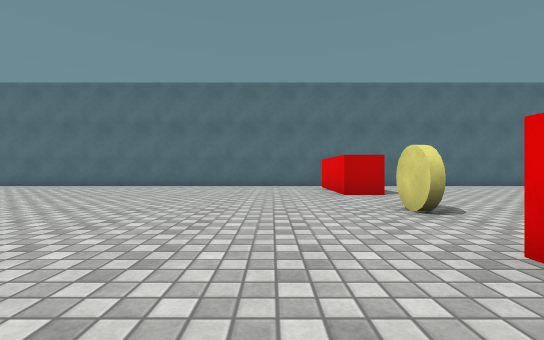
View 1 (above)

16 first-person views from a walk through a scene from a Unity 3-D project. The camera is 0.62 m above the floor, looks level and sees 90° across. The floor is counted in squares, 1 m on a side. Each view is taken from the middle of a square. On the plan, view 1 faces up. The plan holds only what a view shows up to about 9 squares ahead; the rest is blank. The place goes on beyond the plan. The player character is not drawn. Surface patterns are stand-ins for the level's own textures.

View 2
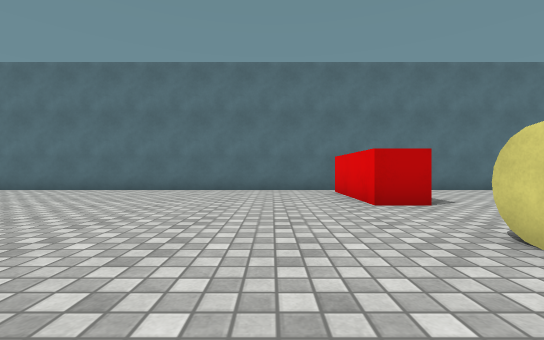

View 3
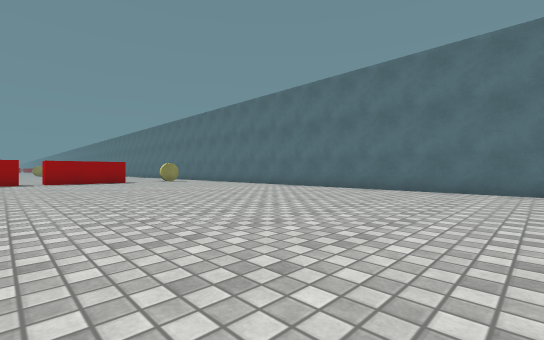

View 4
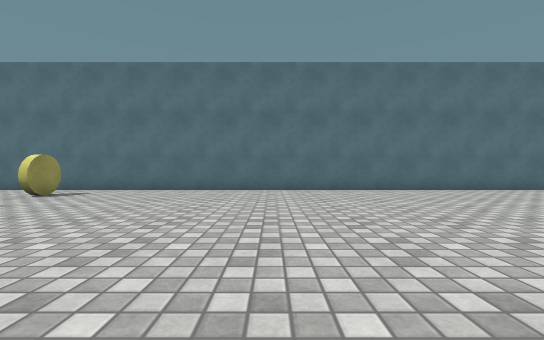

View 5
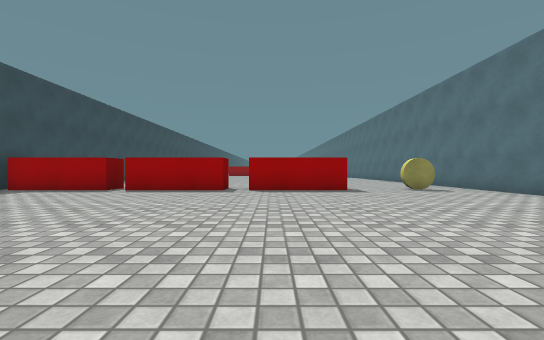

View 6
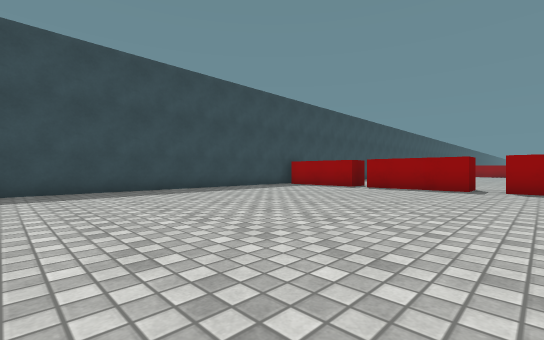

View 7
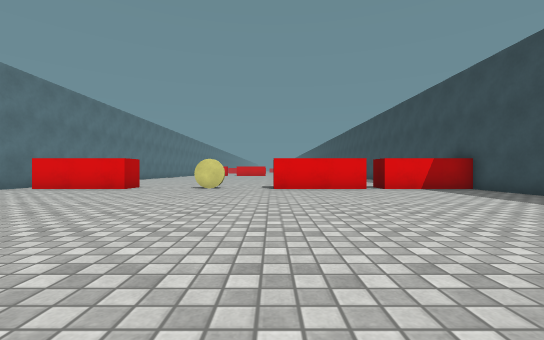

View 8
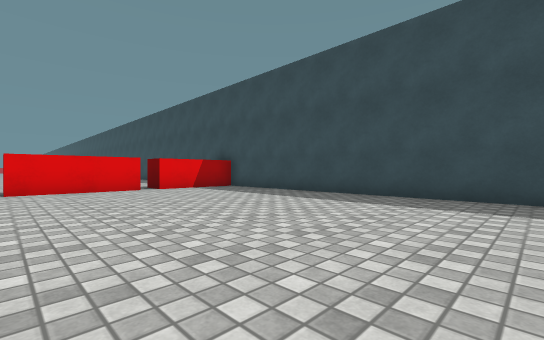

View 9
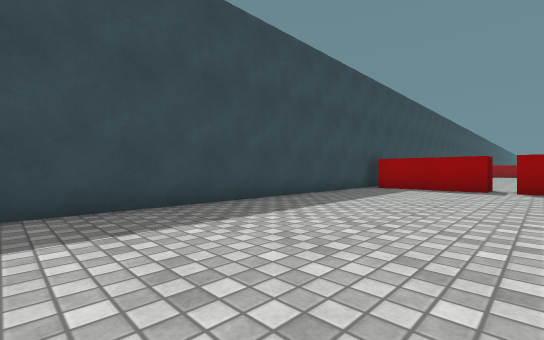

View 10
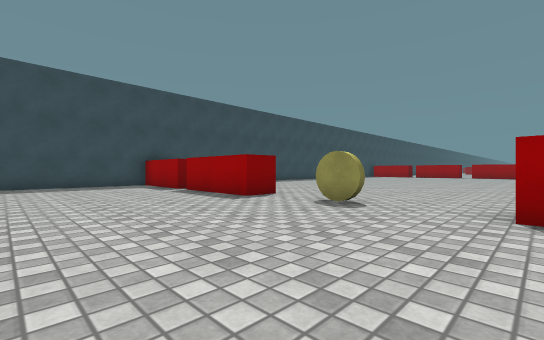

View 11
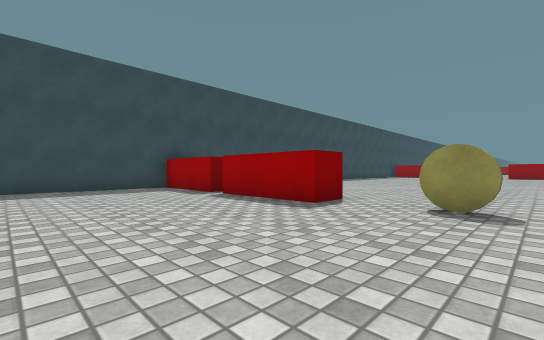

View 12
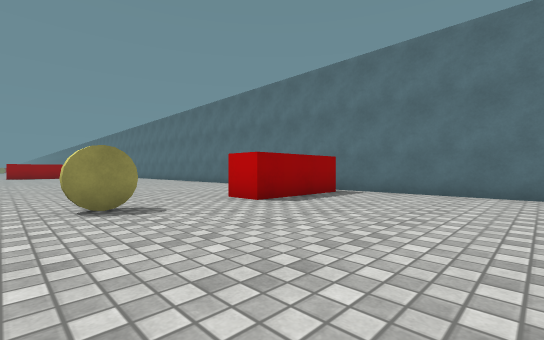

View 13
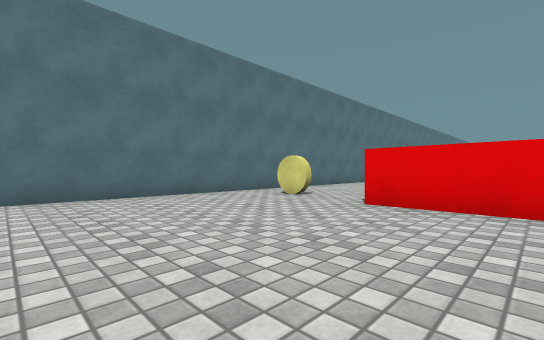

View 14
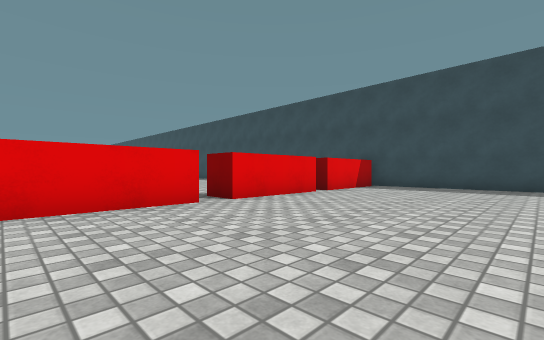

View 15
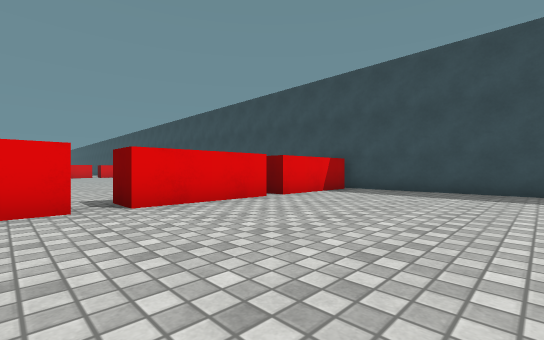

View 16
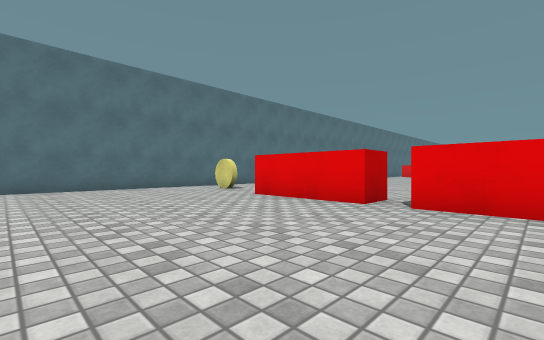

### Floor plan
Points are (right, up) in squares from view 1. A wall is a line through its corners. A room is listed if a view was taken in it or the views show most of it. See-through windows are left out.
Room 1 (views 1, 2, 3, 4, 5, 6, 7, 8, 9, 10, 11, 12, 13, 14, 15, 16)
walls: (-17.3, 6.4) (-17.3, 3.3) (-18.3, 3.3) (-18.3, 6.4); (1.8, -1.1) (1.8, 1.9) (2.8, 1.9) (2.8, -1.1); (-18.3, -0.5) (-18.3, 2.5) (-17.3, 2.5) (-17.3, -0.5); (2.8, -1.6) (2.8, -3.5); (-18.3, -4.1) (-18.3, -1.1) (-17.3, -1.1) (-17.3, -4.1); (2.8, 9.8) (2.8, 6.8) (1.8, 6.8) (1.8, 9.8); (3.8, -4.5) (7, -4.5); (-23, -4.5) (1.8, -4.5) (1.8, -1.6); (7, 10.5) (-23, 10.5)
ways out: gap at (-18, -1); gap at (2, 10)
objects: yellow disc (-18, 9); yellow disc (2, 4)

Where each view was taken, in squares from view 1:
view 1: 0 up, 0 right, facing up
view 2: 2 up, 0 right, facing up
view 3: 2 up, 3 left, facing up-left
view 4: 2 up, 12 left, facing up
view 5: 4 up, 9 left, facing left
view 6: 4 up, 8 left, facing down-left
view 7: 2 up, 7 left, facing right
view 8: 2 up, 7 left, facing down-right
view 9: 0 up, 8 left, facing down-left
view 10: 7 up, 7 right, facing down-left
view 11: 5 up, 7 right, facing down-left
view 12: 3 up, 7 right, facing up-left
view 13: 4 up, 23 left, facing up-right
view 14: 6 up, 23 left, facing down-right
view 15: 4 up, 23 left, facing down-right
view 16: 1 up, 23 left, facing up-right
